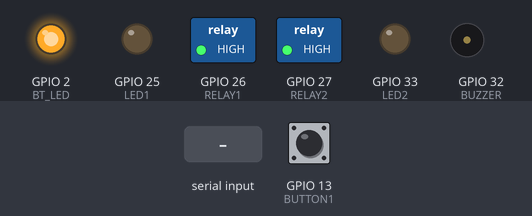
Simulated run of this sketch. Board: ESP32. Shown: switched loads named in the sketch (green lamp = pin HIGH), output pins drawn as LEDs (lit = HIGH), buzzer (waves = sounding, pin HIGH). The test bench sets the inputs (shaded band); at power-on: GPIO 13 (BUTTON1) HIGH. Nothing arrives over Bluetooth unless stated; what the sketch prints to the serial monitor is not drawn.

Above: at 1.2 s.
1.3 s: GPIO 13 (BUTTON1) pulled LOW for 0.15 s
At 2.0 s:
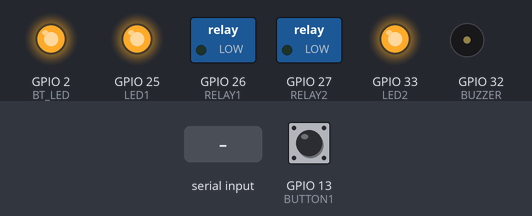
2.9 s: "2" received over the second serial link
At 3.3 s:
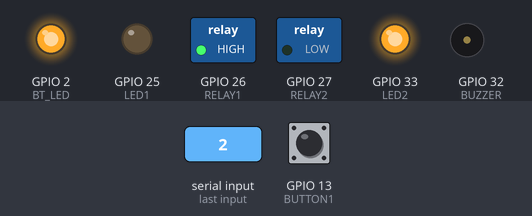
4.4 s: "4" received over the second serial link
At 5.6 s:
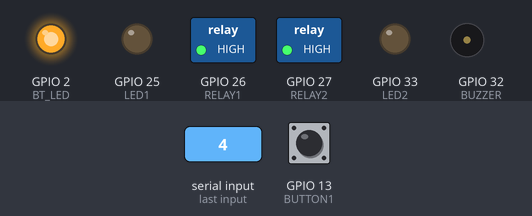
5.9 s: "1" received over the second serial link
At 6.7 s:
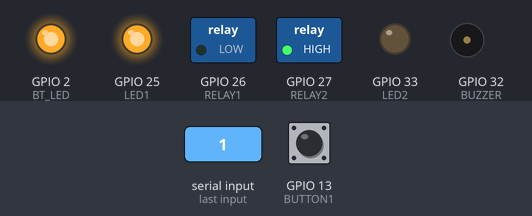
7.4 s: "3" received over the second serial link
At 7.9 s:
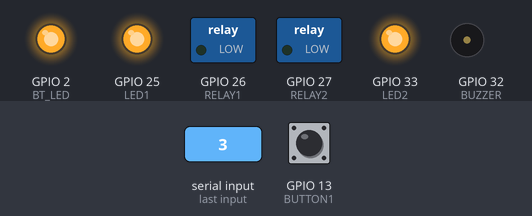
8.9 s: "6" received over the second serial link
At 10.2 s:
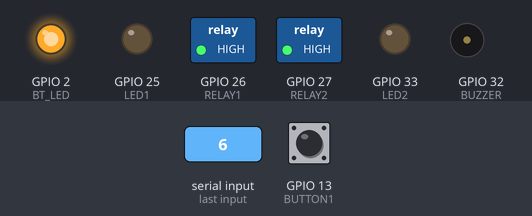
Timing chart, 0 to 11.4 s (numbered marks = the images above; inputs shaded):
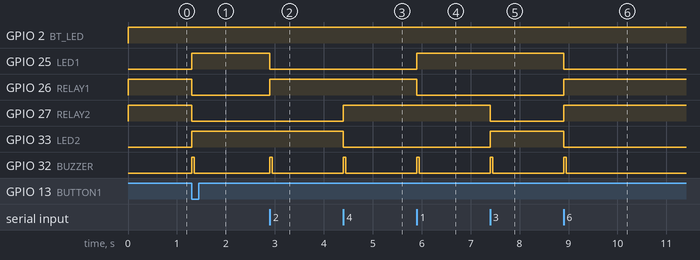

Measured:
- after the input at 1.3 s, GPIO 25 (LED1), GPIO 33 (LED2): LOW → HIGH at once; GPIO 26 (RELAY1), GPIO 27 (RELAY2): HIGH → LOW at once; GPIO 32 (BUZZER): LOW → HIGH at once, → LOW 0.05 s later
- after the input at 2.9 s, GPIO 25 (LED1): HIGH → LOW at once; GPIO 26 (RELAY1): LOW → HIGH at once; GPIO 32 (BUZZER): LOW → HIGH at once, → LOW 0.05 s later
- after the input at 4.4 s, GPIO 27 (RELAY2): LOW → HIGH at once; GPIO 33 (LED2): HIGH → LOW at once; GPIO 32 (BUZZER): LOW → HIGH at once, → LOW 0.05 s later
- after the input at 5.9 s, GPIO 25 (LED1): LOW → HIGH at once; GPIO 26 (RELAY1): HIGH → LOW at once; GPIO 32 (BUZZER): LOW → HIGH at once, → LOW 0.05 s later
- after the input at 7.4 s, GPIO 27 (RELAY2): HIGH → LOW at once; GPIO 33 (LED2): LOW → HIGH at once; GPIO 32 (BUZZER): LOW → HIGH at once, → LOW 0.05 s later
- after the input at 8.9 s, GPIO 25 (LED1), GPIO 33 (LED2): HIGH → LOW at once; GPIO 26 (RELAY1), GPIO 27 (RELAY2): LOW → HIGH at once; GPIO 32 (BUZZER): LOW → HIGH at once, → LOW 0.05 s later

The sketch:

Bluetooth_Home_Controller.ino
```cpp
#include "BluetoothSerial.h"

BluetoothSerial SerialBT;

// ---------------- Pins ----------------
#define RELAY1     26
#define RELAY2     27

#define LED1       25
#define LED2       33

#define BUZZER     32

#define BUTTON1    13

#define BT_LED     2       // Built-in LED

// ---------------- Variables ----------------
bool light1 = false;
bool light2 = false;

bool lastButton1 = HIGH;

unsigned long lastBTCommand = 0;
const unsigned long timeout = 1800000;   // 30 minutes

void beep() {

  digitalWrite(BUZZER, HIGH);
  delay(50);
  digitalWrite(BUZZER, LOW);

}

void sendStatus() {

  SerialBT.print("L1:");
  SerialBT.print(light1 ? "ON" : "OFF");

  SerialBT.print("  L2:");
  SerialBT.println(light2 ? "ON" : "OFF");

}

void setup() {

  Serial.begin(115200);

  // Bluetooth
  SerialBT.begin("IIT_IoT_HomeCtrl");

  Serial.println("Bluetooth Started");

  // Relays
  pinMode(RELAY1, OUTPUT);
  pinMode(RELAY2, OUTPUT);

  digitalWrite(RELAY1, HIGH);
  digitalWrite(RELAY2, HIGH);

  // LEDs
  pinMode(LED1, OUTPUT);
  pinMode(LED2, OUTPUT);

  digitalWrite(LED1, LOW);
  digitalWrite(LED2, LOW);

  // Buzzer
  pinMode(BUZZER, OUTPUT);
  digitalWrite(BUZZER, LOW);

  // Buttons
  pinMode(BUTTON1, INPUT_PULLUP);


  // Built-in LED
  pinMode(BT_LED, OUTPUT);
  digitalWrite(BT_LED, LOW);

  lastBTCommand = millis();

}
// ---------------- Update Outputs ----------------
void updateOutputs() {

  // Relay is Active LOW
  digitalWrite(RELAY1, light1 ? LOW : HIGH);
  digitalWrite(RELAY2, light2 ? LOW : HIGH);

  // LEDs indicate light status
  digitalWrite(LED1, light1);
  digitalWrite(LED2, light2);

}

// ---------------- Bluetooth Commands ----------------
void processBluetooth() {

  if (SerialBT.available()) {

    char cmd = SerialBT.read();

    lastBTCommand = millis();

    digitalWrite(BT_LED, HIGH);

    switch(cmd) {

      case '1':
        light1 = true;
        break;

      case '2':
        light1 = false;
        break;

      case '3':
        light2 = true;
        break;

      case '4':
        light2 = false;
        break;

      case '5':
        light1 = true;
        light2 = true;
        break;

      case '6':
        light1 = false;
        light2 = false;
        break;

      case '?':
        sendStatus();
        return;

      default:
        SerialBT.println("Invalid Command");
        return;
    }

    updateOutputs();

    beep();

    sendStatus();

  }

}
// ---------------- Manual Button Control ----------------
void checkButtons() {

  bool b1 = digitalRead(BUTTON1);

  if (lastButton1 == HIGH && b1 == LOW) {

    bool newState = !(light1 && light2);

    light1 = newState;
    light2 = newState;

    updateOutputs();

    beep();

    sendStatus();

    delay(200);   // Debounce

  }

  lastButton1 = b1;
}
void loop() {

  // Bluetooth Commands
  processBluetooth();

  // Manual Buttons
  checkButtons();

  // Auto OFF after 30 minutes
  if (millis() - lastBTCommand >= timeout) {

    light1 = false;
    light2 = false;

    updateOutputs();

  }

  // Bluetooth Indicator LED
  if (SerialBT.hasClient()) {

    digitalWrite(BT_LED, HIGH);

  }
  else {

    digitalWrite(BT_LED, LOW);

  }

}
```
